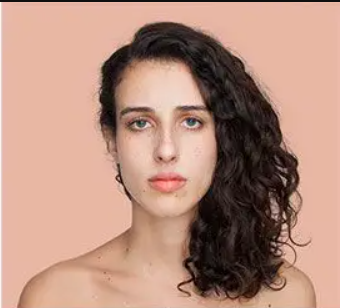
#> input picture face_3.png, 340 x 308 px
$ python test.py
#> lines starting #> are read from the running program, lines starting #| are printed output that depends on the picture; after the words box and inside, x2 and y2 are one past the last pixel; in counts of white or black regions, pixels touching at a corner belong together
import numpy as np
import cv2
from sklearn.ensemble import RandomForestClassifier
from sklearn.model_selection import train_test_split
from sklearn.metrics import accuracy_score
from colormath.color_objects import LabColor, sRGBColor
from colormath.color_conversions import convert_color

def rgb_to_lab(rgb):
    rgb_color = sRGBColor(rgb[0]/255, rgb[1]/255, rgb[2]/255)
    lab_color = convert_color(rgb_color, LabColor)
    return [lab_color.lab_l, lab_color.lab_a, lab_color.lab_b]

# Generate synthetic data (same as before)
np.random.seed(42)
n_samples = 1000

warm_samples = np.column_stack([
    np.random.uniform(50, 80, n_samples),
    np.random.uniform(5, 25, n_samples),
    np.random.uniform(10, 30, n_samples)
])

cool_samples = np.column_stack([
    np.random.uniform(50, 80, n_samples),
    np.random.uniform(-5, 15, n_samples),
    np.random.uniform(10, 30, n_samples)
])

X = np.vstack([warm_samples, cool_samples])
y = np.concatenate([np.ones(n_samples), np.zeros(n_samples)])

# Split the data and train the model
X_train, X_test, y_train, y_test = train_test_split(X, y, test_size=0.2, random_state=42)
clf = RandomForestClassifier(n_estimators=100, random_state=42)
clf.fit(X_train, y_train)

# Evaluate the model
y_pred = clf.predict(X_test)
accuracy = accuracy_score(y_test, y_pred)
print(f"Model accuracy: {accuracy:.2f}")

def extract_skin_color(image_path):
    # Read the image
#> called with image_path = 'face_3.png'
    image = cv2.imread(image_path)
#> image is the input picture: shape (308, 340, 3); mean B, G, R 126.2, 142.3, 181.4
    if image is None:
        raise ValueError("Could not read the image. Please check the file path.")

    # Convert to RGB (OpenCV uses BGR by default)
    image_rgb = cv2.cvtColor(image, cv2.COLOR_BGR2RGB)

    # Convert to HSV color space
    image_hsv = cv2.cvtColor(image_rgb, cv2.COLOR_RGB2HSV)
#> image_hsv: shape (308, 340, 3); mean H, S, V 11, 84.8, 181.4

    # Define range for skin color in HSV
    lower_skin = np.array([0, 20, 70], dtype=np.uint8)
    upper_skin = np.array([20, 255, 255], dtype=np.uint8)

    # Create a mask
    mask = cv2.inRange(image_hsv, lower_skin, upper_skin)
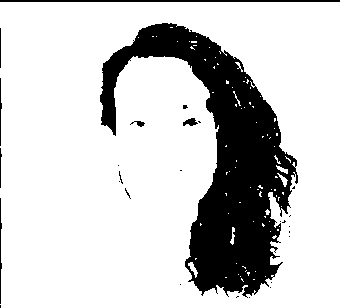
#> mask: shape (308, 340); 79.9% white; 28 black regions (20 under 20 px), largest, box (x1, y1, x2, y2) and area: (100, 23, 298, 298) 19940, (0, 0, 340, 2) 680, (0, 198, 2, 304) 118

    # Apply the mask
    skin = cv2.bitwise_and(image_rgb, image_rgb, mask=mask)
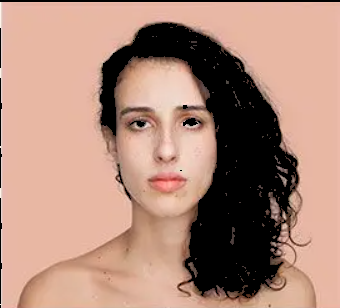
#> skin: shape (308, 340, 3); mean R, G, B 173.1, 136.5, 121.1

    # Calculate the average color of the skin area
    total_color = np.sum(skin, axis=(0, 1))
#> total_color = [18122478, 14290800, 12679095]
    num_skin_pixels = np.count_nonzero(mask)
#> num_skin_pixels = 83623

    if num_skin_pixels == 0:
        raise ValueError("No skin detected in the image.")

    average_color = total_color / num_skin_pixels
#> average_color = [216.7, 170.9, 151.6]

    return average_color.astype(int)

def predict_undertone(rgb):
    lab = rgb_to_lab(rgb)
    prediction = clf.predict([lab])[0]
    return "Warm" if prediction == 1 else "Cool"

def analyze_image(image_path):
    try:
        skin_color = extract_skin_color(image_path)
#> skin_color = [216, 170, 151]
        undertone = predict_undertone(skin_color)
        print(f"Detected skin color (RGB): {skin_color}")
        print(f"Predicted undertone: {undertone}")
    except Exception as e:
        print(f"An error occurred: {str(e)}")

# Example usage
image_path = "face_3.png"
analyze_image(image_path)
#> (the call stopped at in rgb_to_lab, `rgb_color = sRGBColor(rgb[0]/255, rgb[1]/255, rgb[2]/255)`: colormath is not available in this run)

$ run again, with face_2.png copied over face_3.png
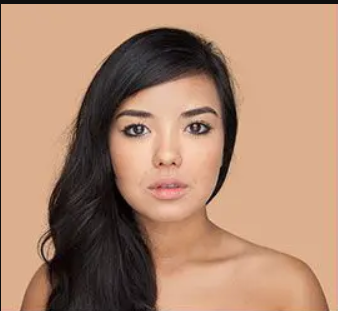
#> input picture face_2.png, 338 x 311 px
#> in extract_skin_color, image is the input picture: shape (311, 338, 3); mean B, G, R 111.7, 135.2, 172.2
#> image_hsv: shape (311, 338, 3); mean H, S, V 22, 85.7, 172.2
#> in extract_skin_color, `mask = cv2.inRange(image_hsv, lower_skin, upper_skin)`:
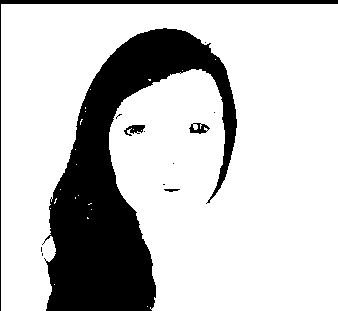
#> mask: shape (311, 338); 77.3% white; 13 black regions (8 under 20 px), largest, box (x1, y1, x2, y2) and area: (42, 28, 237, 311) 21909, (0, 0, 338, 311) 1659, (124, 125, 145, 136) 131, (189, 123, 210, 134) 126, (164, 189, 180, 192) 33
#> in extract_skin_color, `skin = cv2.bitwise_and(image_rgb, image_rgb, mask=mask)`:
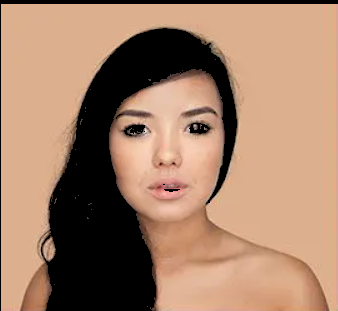
#> skin: shape (311, 338, 3); mean R, G, B 163.6, 128.3, 104.9
#> total_color = [17197308, 13487758, 11028759]
#> num_skin_pixels = 81238
#> average_color = [211.7, 166, 135.8]
#> skin_color = [211, 166, 135]

$ run again, with download.jpeg saved as face_3.png
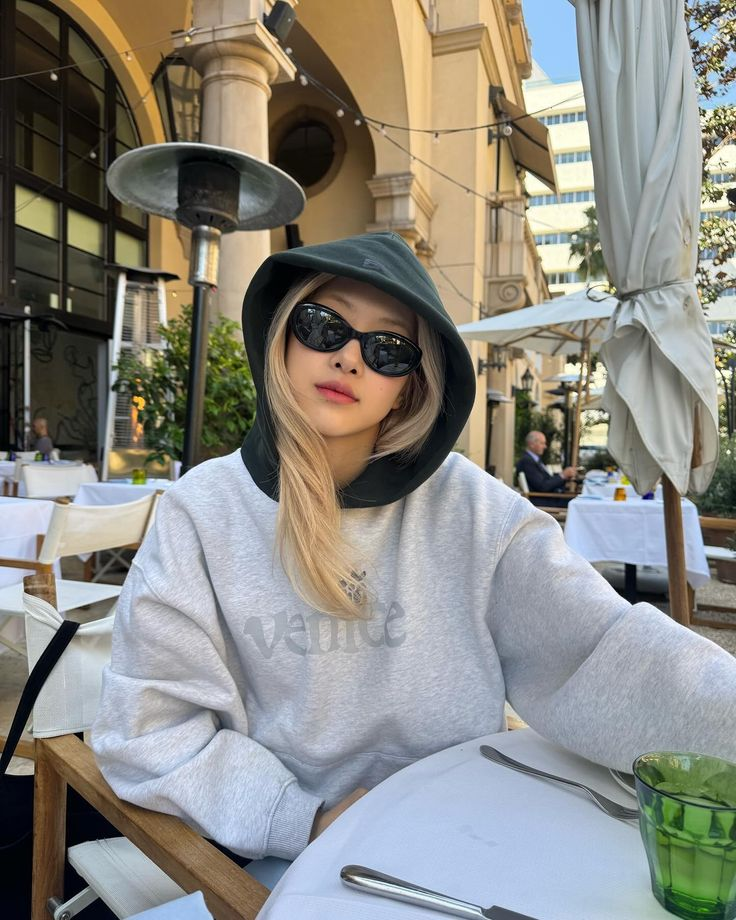
#> input picture download.jpeg, 736 x 920 px
#> in extract_skin_color, image is the input picture: shape (920, 736, 3); mean B, G, R 129.9, 136.8, 138.2
#> image_hsv: shape (920, 736, 3); mean H, S, V 64.1, 63.3, 150.6
#> in extract_skin_color, `mask = cv2.inRange(image_hsv, lower_skin, upper_skin)`:
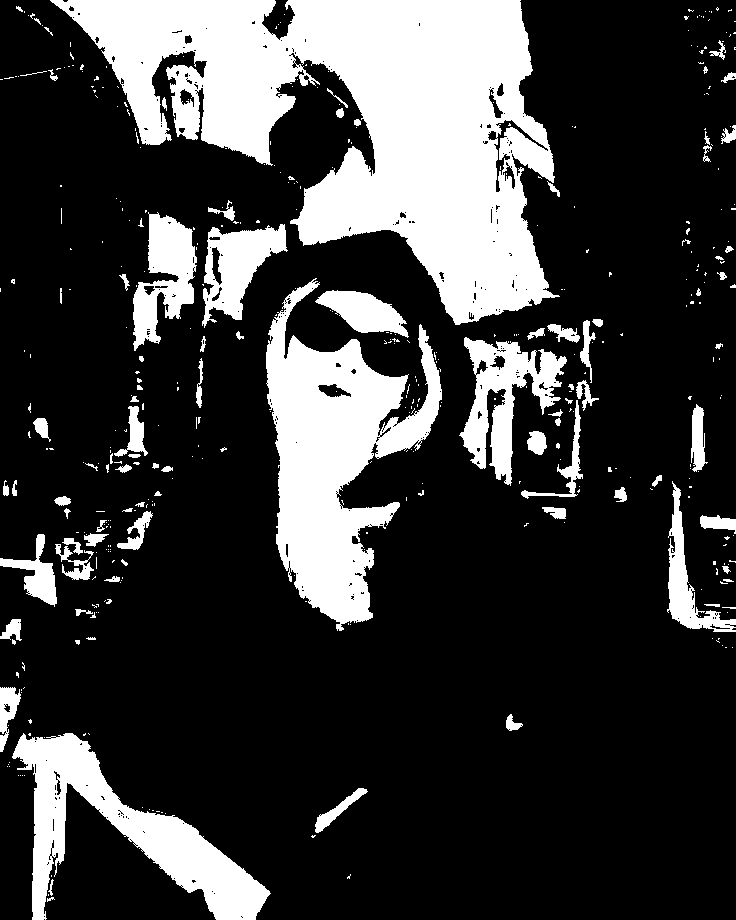
#> mask: shape (920, 736); 23.3% white; 439 white regions (348 under 20 px), largest, box (x1, y1, x2, y2) and area: (50, 0, 560, 325) 79888, (266, 278, 442, 631) 28459, (12, 733, 271, 920) 15303
#> in extract_skin_color, `skin = cv2.bitwise_and(image_rgb, image_rgb, mask=mask)`:
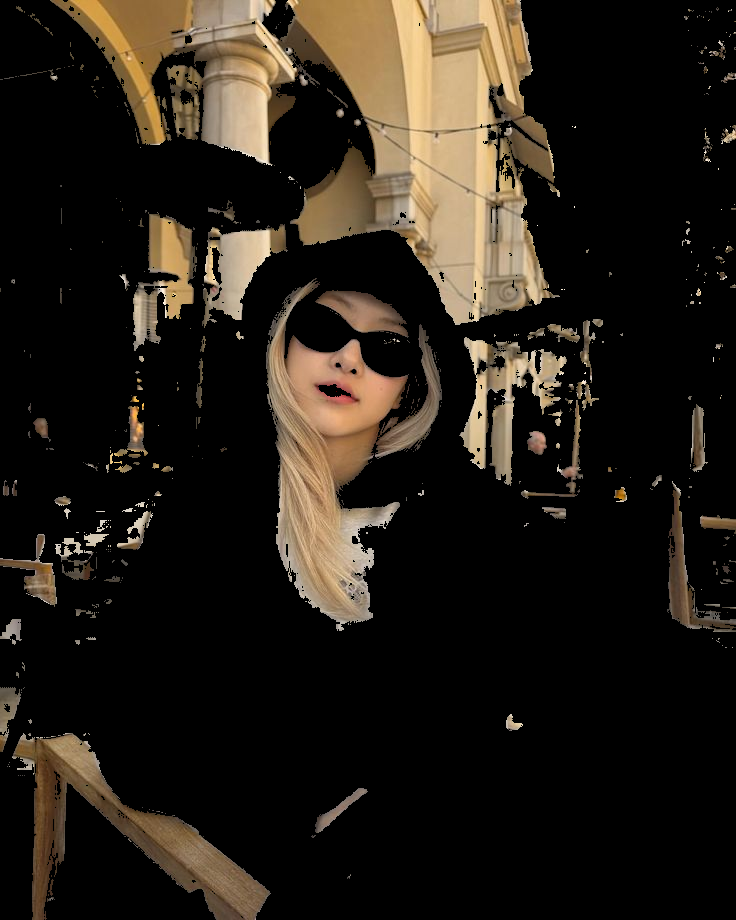
#> skin: shape (920, 736, 3); mean R, G, B 37.5, 31.1, 23.1
#> total_color = [25407511, 21087161, 15670022]
#> num_skin_pixels = 157724
#> average_color = [161.1, 133.7, 99.35]
#> skin_color = [161, 133, 99]

$ run again, with face.jpg saved as face_3.png
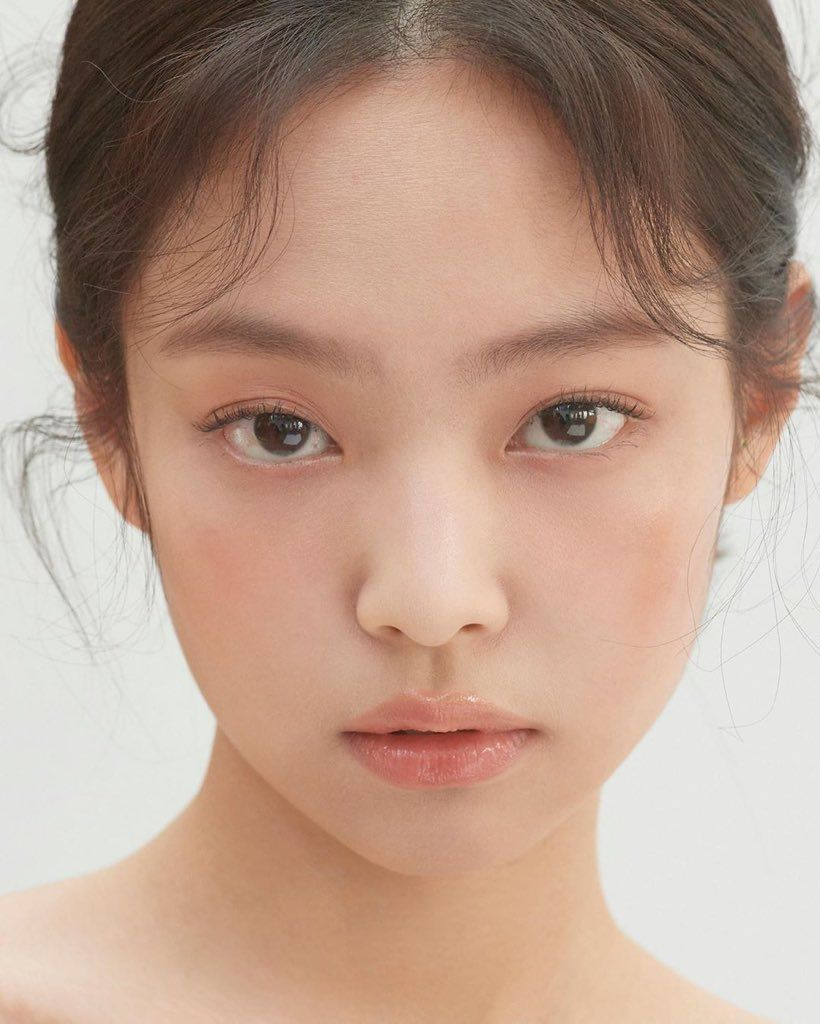
#> input picture face.jpg, 820 x 1024 px
#> in extract_skin_color, image is the input picture: shape (1024, 820, 3); mean B, G, R 140.5, 157.2, 186.2
#> image_hsv: shape (1024, 820, 3); mean H, S, V 16.3, 68.5, 186.4
#> in extract_skin_color, `mask = cv2.inRange(image_hsv, lower_skin, upper_skin)`:
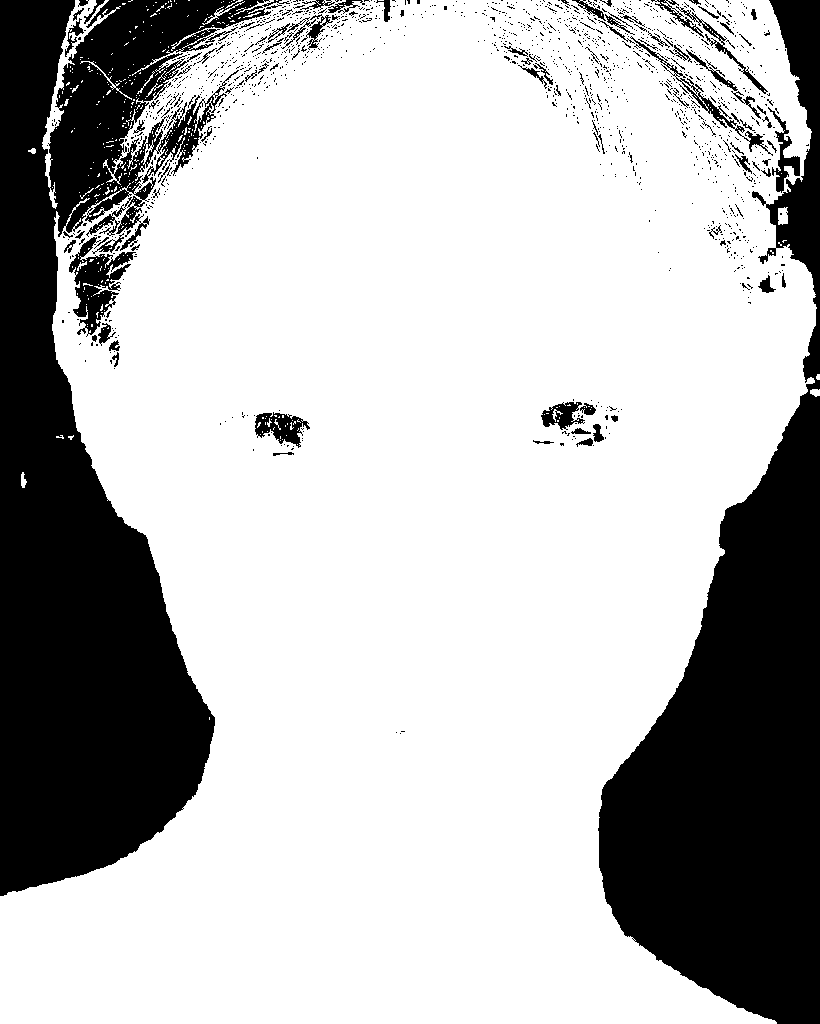
#> mask: shape (1024, 820); 72.5% white; 1439 black regions (1340 under 20 px), largest, box (x1, y1, x2, y2) and area: (0, 0, 290, 896) 119558, (598, 0, 820, 1024) 95391, (69, 237, 136, 337) 2649
#> in extract_skin_color, `skin = cv2.bitwise_and(image_rgb, image_rgb, mask=mask)`:
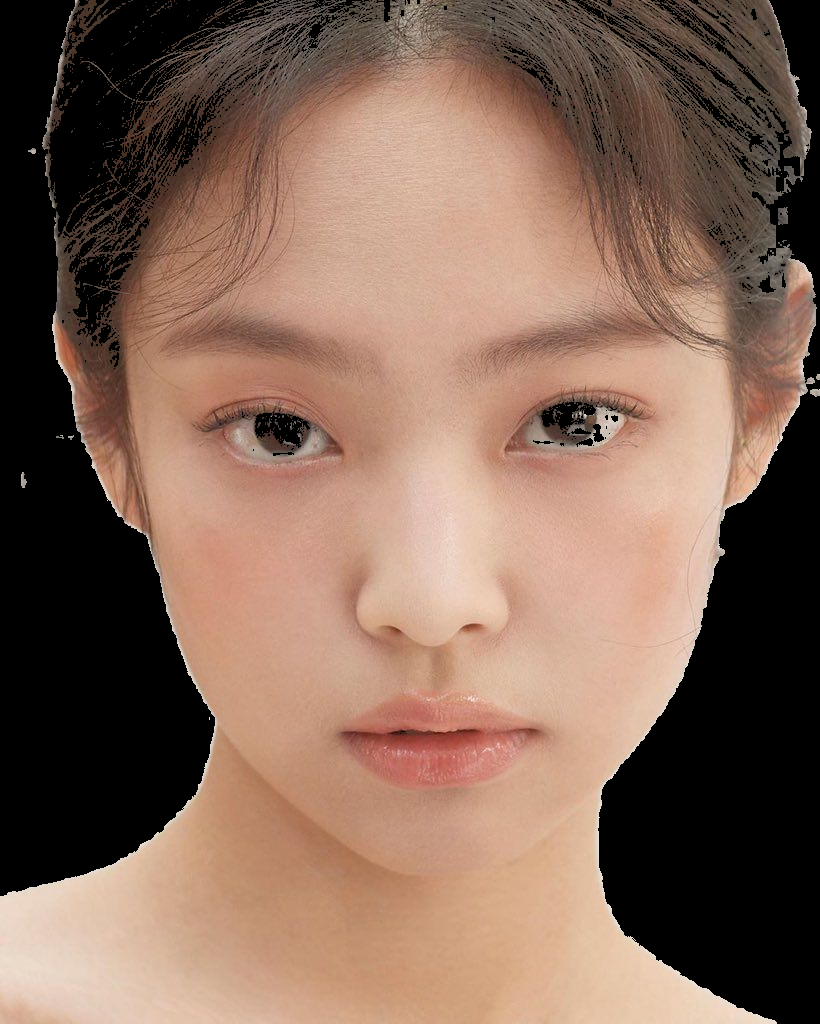
#> skin: shape (1024, 820, 3); mean R, G, B 132.2, 103.8, 88.4
#> total_color = [111021110, 87144337, 74216933]
#> num_skin_pixels = 608569
#> average_color = [182.4, 143.2, 122]
#> skin_color = [182, 143, 121]
